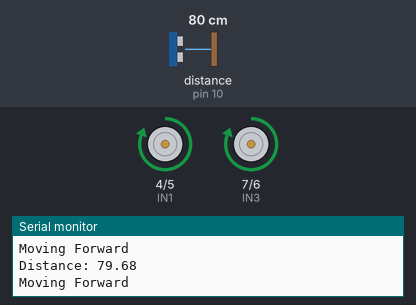
Recording of a sketch running on a simulated Arduino Uno, built with avr-gcc and run on an emulated ATmega328P. Parts: motor-driver pin pairs drawn as motors (green arrow = first pin HIGH = forward, orange = second pin HIGH = backward, longer = more drive), the last lines printed to the serial monitor. Wiring (inferred from the names in the program): ultrasonic range finder: trigger pin 9; echo pin 10. Inputs (shaded band) come from the test bench; at power-on: distance to the obstacle (sensor on pin 10) 80 cm. The echo pulse lasts 58.3 µs per cm.

Above: at 1.2 s.
1.3 s: distance to the obstacle (sensor on pin 10) set to 12 cm
4.3 s: distance to the obstacle (sensor on pin 10) set to 9 cm
At 4.7 s:
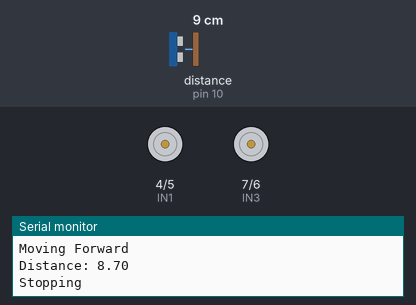
7.3 s: distance to the obstacle (sensor on pin 10) set to 60 cm
At 7.7 s:
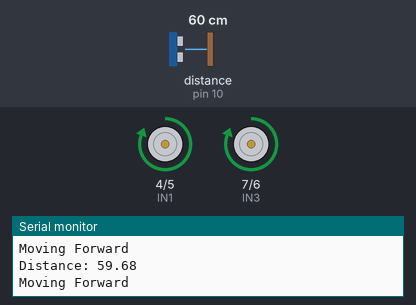
8.8 s: distance to the obstacle (sensor on pin 10) set to 2 cm
At 9.7 s:
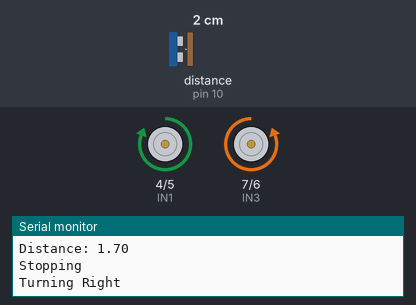
Timing chart, 0 to 12.8 s (numbered marks = the images above; inputs shaded):
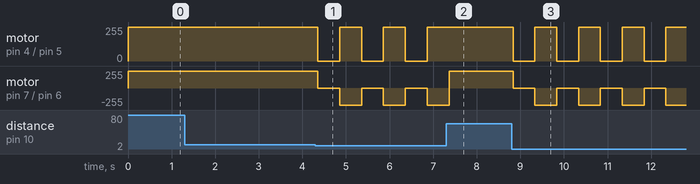

Measured:
- the behaviour switches between 11 and 10 cm on distance to the obstacle (sensor on pin 10) (found by bisection; images 0 and 1)
- after the input at 4.3 s, motor on pin 4 (IN1) / pin 5 (IN2): alternates forward 255/255 for 0.50 s and stopped for 0.50 s, starting after 0.06 s; motor on pin 7 (IN3) / pin 6 (IN4): alternates backward 255/255 for 0.50 s and stopped for 0.50 s, starting after 0.06 s
- after the input at 7.3 s, motor on pin 4 (IN1) / pin 5 (IN2): stays forward 255/255 (without the input it goes to stopped after 0.06 s)
- after the input at 8.8 s, motor on pin 4 (IN1) / pin 5 (IN2): alternates forward 255/255 for 0.50 s and stopped for 0.50 s, starting at once; motor on pin 7 (IN3) / pin 6 (IN4): alternates backward 255/255 for 0.50 s and stopped for 0.50 s, starting at once

The sketch:

sketch_feb03b.ino
```cpp
const int IN1 = 4;
const int IN2 = 5;
const int IN3 = 7;
const int IN4 = 6;
const int trigPin = 9;
const int echoPin = 10;

float duration, distance;

void setup() {
  pinMode(IN1, OUTPUT);
  pinMode(IN2, OUTPUT);
  pinMode(IN3, OUTPUT);
  pinMode(IN4, OUTPUT);

  pinMode(trigPin, OUTPUT);
  pinMode(echoPin, INPUT);

  Serial.begin(9600);
}

void loop() {
  distance = getDistance(); // Get distance from sensor

  Serial.print("Distance: ");
  Serial.println(distance);

  if (distance > 10) {
    forward(); // Move forward if no obstacle
  } else {
    stop();
    delay(500);
    right();  // Turn right when obstacle detected
    delay(500);
  }
}

float getDistance() {
  digitalWrite(trigPin, LOW);
  delayMicroseconds(2);
  digitalWrite(trigPin, HIGH);
  delayMicroseconds(10);
  digitalWrite(trigPin, LOW);

  duration = pulseIn(echoPin, HIGH, 30000); // 30ms timeout
  if (duration == 0) return 1000; // If no echo, assume no obstacle (1000 cm)

  return (duration * 0.0343) / 2; // Convert time to distance
}

void forward() {
  Serial.println("Moving Forward");
  digitalWrite(IN1, HIGH);
  digitalWrite(IN2, LOW);
  digitalWrite(IN3, HIGH);
  digitalWrite(IN4, LOW);
}

void right() {
  Serial.println("Turning Right");
  digitalWrite(IN1, HIGH);
  digitalWrite(IN2, LOW);
  digitalWrite(IN3, LOW);
  digitalWrite(IN4, HIGH);
}

void stop() {
  Serial.println("Stopping");
  digitalWrite(IN1, LOW);
  digitalWrite(IN2, LOW);
  digitalWrite(IN3, LOW);
  digitalWrite(IN4, LOW);
}
```
